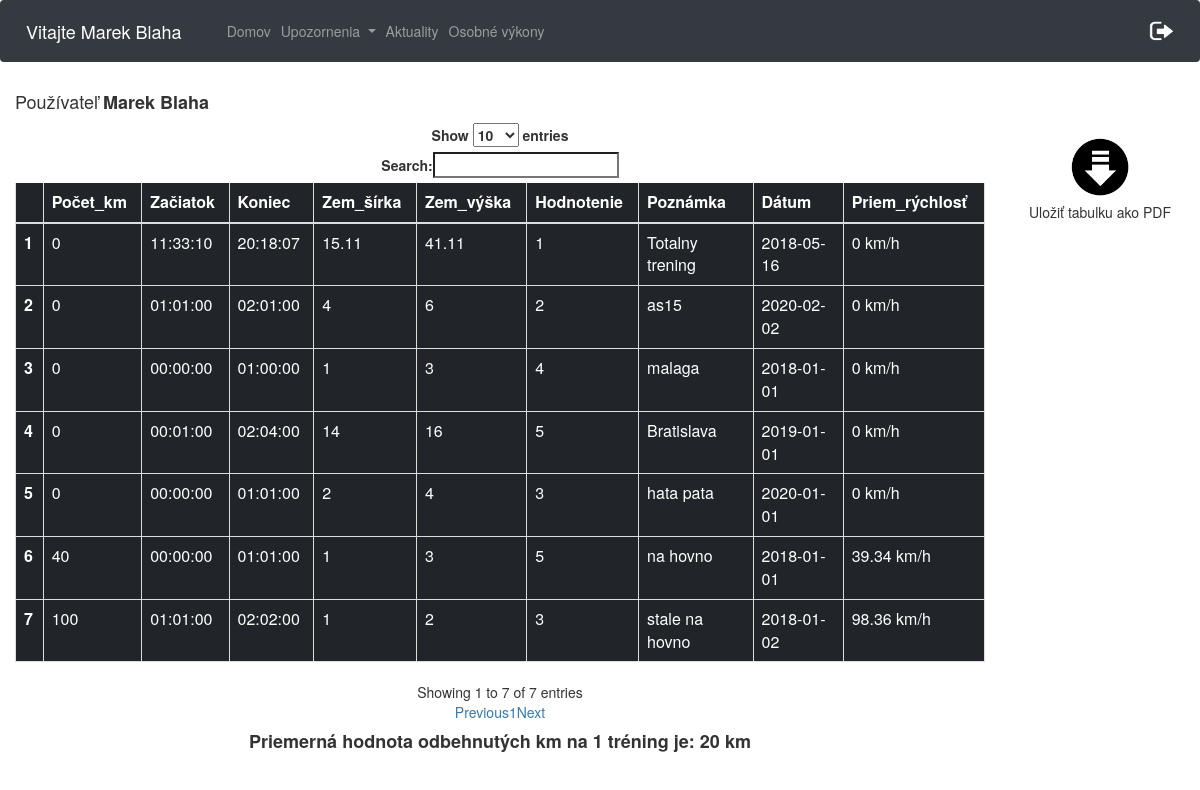
The page /osobneVykony.php?id=4 (signed in) on the database its author committed.
### tables this page shows
CREATE TABLE `pouzivatelia` (
  `id` int(11) NOT NULL,
  `meno` varchar(20) NOT NULL,
  `priezvisko` varchar(20) NOT NULL,
  `email` varchar(40) NOT NULL,
  `heslo` varchar(60) NOT NULL,
  `stredna_skola` varchar(40) NOT NULL,
  `stredna_skola_adresa` varchar(60) NOT NULL,
  `ulica` varchar(40) NOT NULL,
  `psc` varchar(10) NOT NULL,
  `obec` varchar(40) NOT NULL,
  `rola` varchar(10) NOT NULL DEFAULT 'user',
  `odoberatel` tinyint(1) NOT NULL DEFAULT '0',
  `prve_prihlasenie` int(11) NOT NULL DEFAULT '0',
  `id_timu` int(11) DEFAULT NULL
);

CREATE TABLE `trening` (
  `id` int(11) NOT NULL,
  `id_trasa_pouzivatel` int(11) NOT NULL,
  `odbehnute_km` double NOT NULL,
  `den_treningu` date NOT NULL,
  `zaciatok_treningu` time NOT NULL,
  `koniec_treningu` time NOT NULL,
  `lat_trening` double NOT NULL,
  `lng_trening` double NOT NULL,
  `hodnotenie` int(11) NOT NULL,
  `poznamka` varchar(2000) NOT NULL
);

### osobneVykony.php (the view, shortened to what this page needs)
<html>
<head>
    <link rel="stylesheet" type="text/css" href="css/osobneVykony.css">
    <link rel="stylesheet" href="https://maxcdn.bootstrapcdn.com/bootstrap/4.0.0/css/bootstrap.min.css">
    <link rel="stylesheet" type="text/css" href="https://cdn.datatables.net/1.10.16/css/dataTables.bootstrap.min.css">
    <link rel="stylesheet" type="text/css" href="https://maxcdn.bootstrapcdn.com/bootstrap/3.3.7/css/bootstrap.min.css">
  <link rel="stylesheet" type="text/css" href="https://cdn.datatables.net/1.10.16/css/dataTables.bootstrap.min.css">
    <link rel="stylesheet" href="https://use.fontawesome.com/releases/v5.0.13/css/all.css">
    <link rel="stylesheet" type="text/css" href="http://www.shieldui.com/shared/components/latest/css/light/all.min.css" />
</head>
<body>
    <nav class="navbar navbar-expand-lg  navbar-dark bg-dark">
        <span class="navbar-brand" >
            <?php
                $conn = new mysqli($servername, $username, $password, $dbname);
                $conn->set_charset("UTF8");
                $email= $_SESSION['email'];
                $query="SELECT meno, priezvisko from pouzivatelia WHERE email='$email'";
                $result = mysqli_query($conn,$query);
                while ($data = mysqli_fetch_array($result)){
                    echo "Vitajte ".$data['meno']." ".$data['priezvisko'];
                }
            ?>
        </span>
        <div class="collapse navbar-collapse" id="navbarSupportedContent">
            <ul class="navbar-nav mr-auto">
                <li class="nav-item">
                <?php
                    if($_SESSION['rola']== "admin"){
                        echo '<a class="nav-link" href="cestyAdmin.php">Domov</a>';
                    }else{
                        echo '<a class="nav-link" href="cesty.php">Domov</a>';
                    }
                ?>
                </li>
                <li class="nav-item dropdown">
                    <a class="nav-link dropdown-toggle" href="#" id="navbarDropdown" role="button" data-toggle="dropdown" aria-haspopup="true" aria-expanded="false">
                        Upozornenia
                    </a>
                    <?php
                        $email= $_SESSION['email'];
                        $query="SELECT odoberatel from pouzivatelia WHERE email='$email'";
                    ?>
                </li>
                <li class="nav-item">
                    <a class="nav-link" href="aktuality.php">
                        Aktuality
                    </a>
                </li>
                <li class="nav-item" id="osobneVykony" style="display: inline;">
                    <a class="nav-link" href="osobneVykony.php">
                        Osobné výkony
                    </a>
                </li>
            </ul>
            <ul class="nav navbar-nav navbar-right">
                <li><a href="aktuality.php?odhlasenie='1'"><img src="logOut.png" width="25px" height="20px"></a></li>
            </ul>
        </div>
    </nav>
    <div class="container text-center col-lg-10">
    <?php if ($_SESSION['rola'] == "user"){
            echo '<h4 class="text-left">Používateľ <strong>'.$_SESSION['meno']." ".$_SESSION['priezvisko'].'</strong></h4>';
                $query="SELECT id from pouzivatelia WHERE email='$_SESSION[email]'";
                $result1 = mysqli_query($conn,$query);
                $data1 = mysqli_fetch_array($result1);
        }
            else {
                $query="SELECT meno, priezvisko from pouzivatelia WHERE id='$_GET[id]'";
                $result = mysqli_query($conn,$query);
                $data = mysqli_fetch_array($result);
                echo '<h4 class="text-left">Používateľ <strong>'.$data['meno']." ".$data['priezvisko'].'</strong></h4>';
            }
            ?>
        <table class="table table-dark table-bordered"  id="pouzivateliaTable">
            <thead>
            <tr>
                <th scope="col"></th>
                <th scope="col">Počet_km</th>
                <th scope="col">Začiatok</th>
                <th scope="col">Koniec</th>
                <th scope="col">Zem_šírka</th>
                <th scope="col">Zem_výška</th>
                <th scope="col">Hodnotenie</th>
                <th scope="col">Poznámka</th>
                <th scope="col">Dátum</th>
                <th scope="col">Priem_rýchlosť</th>
            </tr>
            </thead>
            <tbody>
                <?php
                    if(!isset($_GET['id'])){
                        $query="SELECT  trening.lat_trening, trening.lng_trening, trening.poznamka, trening.odbehnute_km, trening.den_treningu, trening.zaciatok_treningu, trening.koniec_treningu, trening.hodnotenie, trening.poznamka FROM trening JOIN trasa_pouzivatel ON trasa_pouzivatel.id = trening.id_trasa_pouzivatel JOIN pouzivatelia ON trasa_pouzivatel.id_pouzivatel = pouzivatelia.id JOIN trasa ON trasa.id = trasa_pouzivatel.id_trasa AND pouzivatelia.id = '$data1[id]'";
                    }else{
                        $query="SELECT  trening.lat_trening, trening.lng_trening, trening.poznamka, trening.odbehnute_km, trening.den_treningu, trening.zaciatok_treningu, trening.koniec_treningu, trening.hodnotenie, trening.poznamka FROM trening JOIN trasa_pouzivatel ON trasa_pouzivatel.id = trening.id_trasa_pouzivatel JOIN pouzivatelia ON trasa_pouzivatel.id_pouzivatel = pouzivatelia.id JOIN trasa ON trasa.id = trasa_pouzivatel.id_trasa AND pouzivatelia.id = '$_GET[id]'";
                    }   $km_tr = 0;
                        $result = mysqli_query($conn,$query);
                        $i=1;
                        while ($data = mysqli_fetch_array($result)){
                            $km_tr += $data["odbehnute_km"];
                            $prm = strtotime($data["koniec_treningu"]) - strtotime($data["zaciatok_treningu"]);
                            $prm = round($data["odbehnute_km"]/(($prm / 60) / 60), 2)." km/h";
                            echo '<tr>';
                            echo '<th scope="row">'.$i.'</th>';
                            echo '<td>'.$data["odbehnute_km"].'</td>';
                            echo '<td>'.$data["zaciatok_treningu"].'</td>';
                            echo '<td>'.$data["koniec_treningu"].'</td>';
                            echo '<td>'.$data["lat_trening"].'</td>';
                            echo '<td>'.$data["lng_trening"].'</td>';
                            echo '<td>'.$data["hodnotenie"].'</td>';
                            echo '<td>'.$data["poznamka"].'</td>';
                            echo '<td>'.$data["den_treningu"].'</td>';
                            echo '<td>'.$prm.'</td>';
                            echo '</tr>';
                            $i++;
                            }
                        $km_tr = $km_tr / ($i - 1);
                ?>
            </tbody>
        </table>
        <?php
            echo "<h4><strong>Priemerná hodnota odbehnutých km na 1 tréning je: ".$km_tr." km</strong></h4>";
        ?>
    </div>
    <div class="container text-center col-lg-2">
        <input type="image" src="img/download.png" id="ulozit" width="70" height="70"><br>
        <span>Uložiť tabulku ako PDF</span>
    </div>
</body>
</html>

### css/osobneVykony.css (style rules this page uses)
#ulozit, #returnButton { margin-top: 50px; }

### rows shown on the page
pouzivatelia: meno "Marek", priezvisko "Blaha"
trening: odbehnute_km "0", zaciatok_treningu "11:33:10", koniec_treningu "20:18:07", lat_trening "15.11", lng_trening "41.11", hodnotenie "1", poznamka "Totalny trening", den_treningu "2018-05-16", prm "0 km/h"
trening: odbehnute_km "0", zaciatok_treningu "01:01:00", koniec_treningu "02:01:00", lat_trening "4", lng_trening "6", hodnotenie "2", poznamka "as15", den_treningu "2020-02-02", prm "0 km/h"
trening: odbehnute_km "0", zaciatok_treningu "00:00:00", koniec_treningu "01:00:00", lat_trening "1", lng_trening "3", hodnotenie "4", poznamka "malaga", den_treningu "2018-01-01", prm "0 km/h"
trening: odbehnute_km "0", zaciatok_treningu "00:01:00", koniec_treningu "02:04:00", lat_trening "14", lng_trening "16", hodnotenie "5", poznamka "Bratislava", den_treningu "2019-01-01", prm "0 km/h"
trening: odbehnute_km "0", zaciatok_treningu "00:00:00", koniec_treningu "01:01:00", lat_trening "2", lng_trening "4", hodnotenie "3", poznamka "hata pata", den_treningu "2020-01-01", prm "0 km/h"
trening: odbehnute_km "40", zaciatok_treningu "00:00:00", koniec_treningu "01:01:00", lat_trening "1", lng_trening "3", hodnotenie "5", poznamka "na hovno", den_treningu "2018-01-01", prm "39.34 km/h"
trening: odbehnute_km "100", zaciatok_treningu "01:01:00", koniec_treningu "02:02:00", lat_trening "1", lng_trening "2", hodnotenie "3", poznamka "stale na hovno", den_treningu "2018-01-02", prm "98.36 km/h"

### other values the page prints
$_SESSION['meno'] "Marek"
$_SESSION['priezvisko'] "Blaha"
$km_tr "20"
